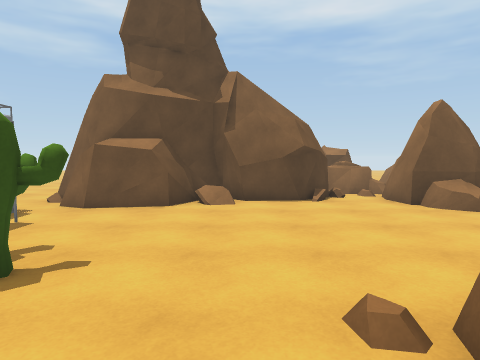
View 1 (above)

24 first-person views from a walk through a scene from a Unity 3-D project. The camera is 1.5 m above the floor, tilts 4° down and sees 75° across. The floor is counted in squares, 1 m on a side. Each view is taken from the middle of a square. On the plan, view 1 faces up. The plan holds only what a view shows up to about 15 squares ahead; the rest is blank. The place goes on beyond the plan. The player character is not drawn.

View 2
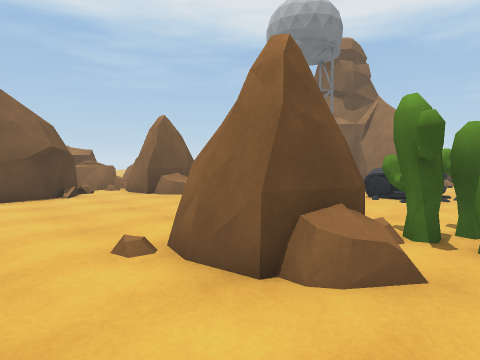

View 3
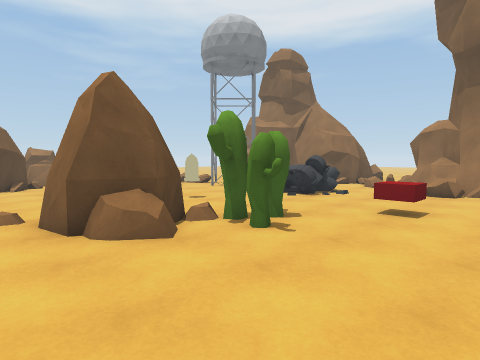

View 4
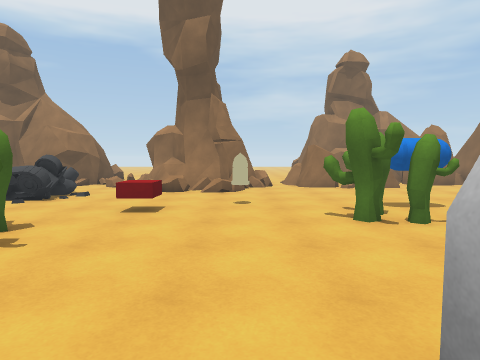

View 5
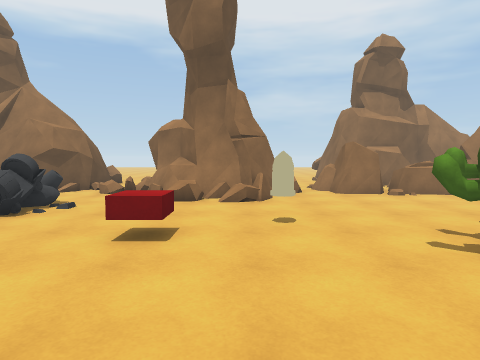

View 6
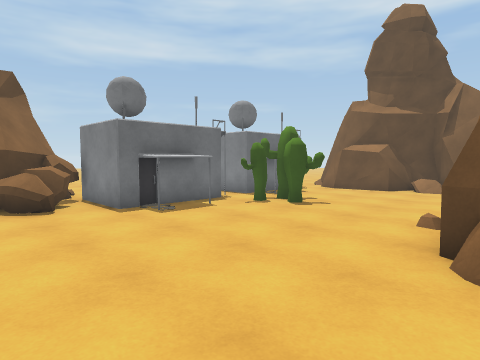

View 7
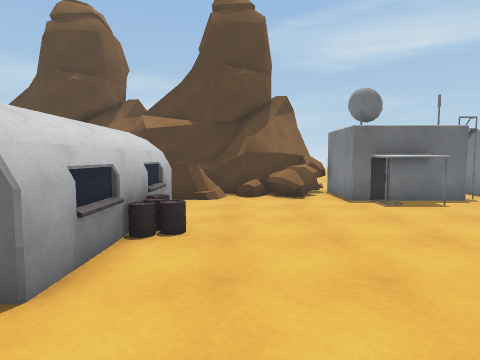

View 8
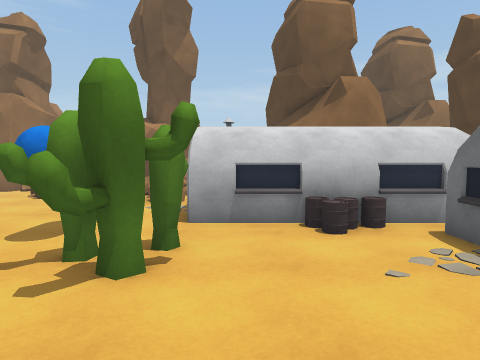

View 9
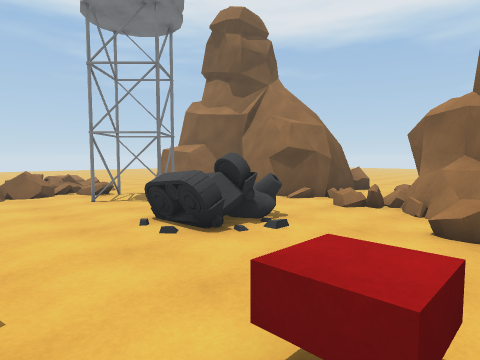

View 10
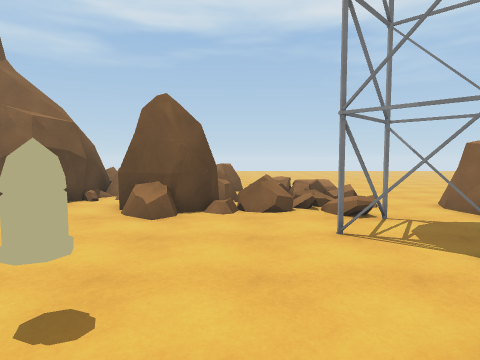

View 11
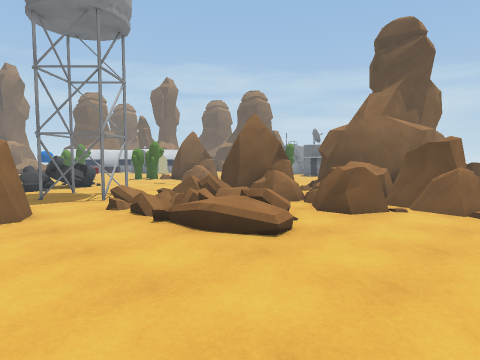

View 12
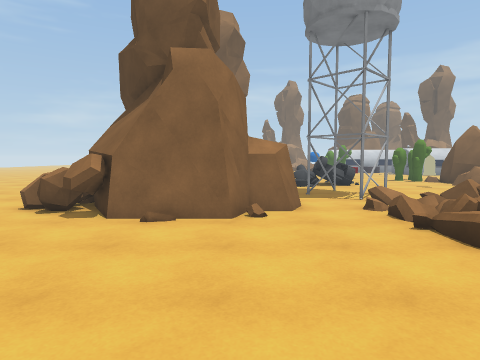

View 13
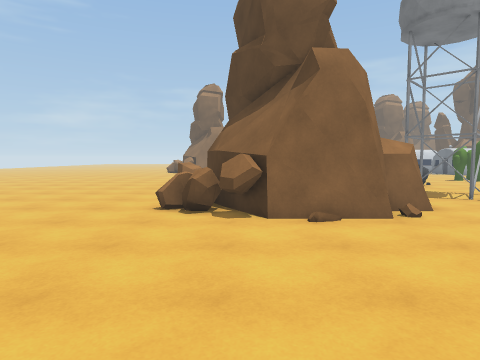

View 14
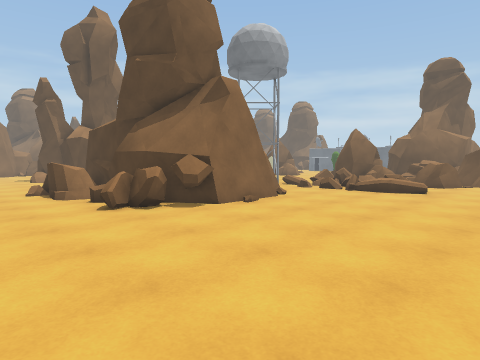

View 15
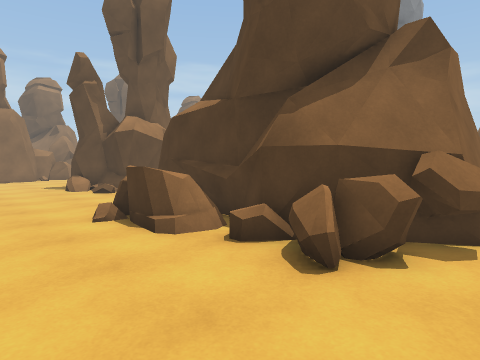

View 16
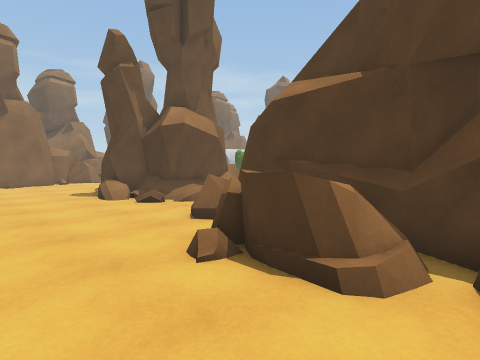

View 17
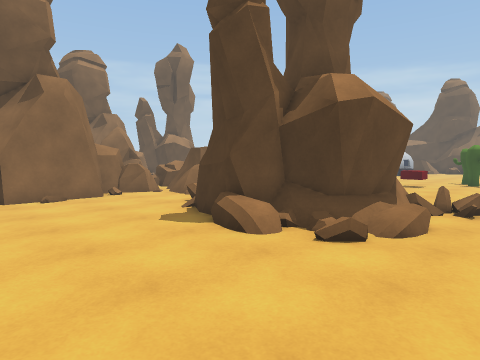

View 18
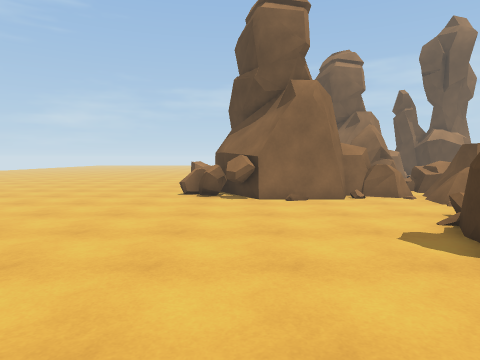

View 19
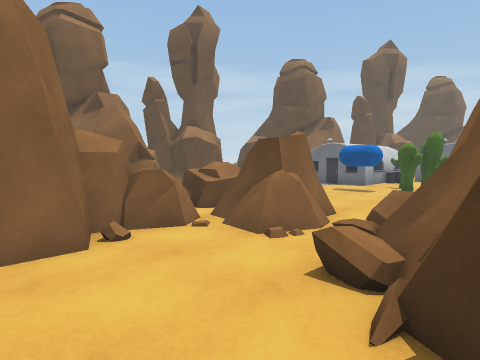

View 20
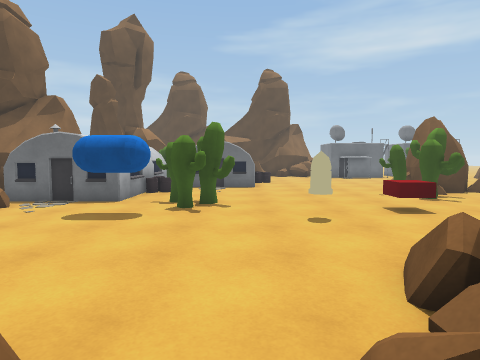

View 21
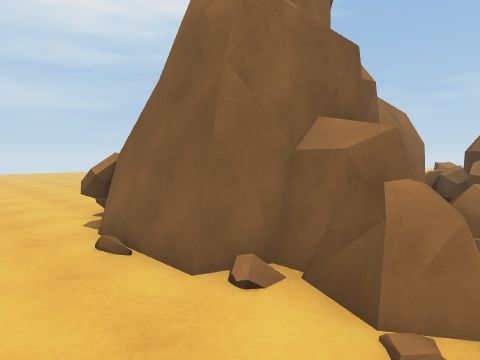

View 22
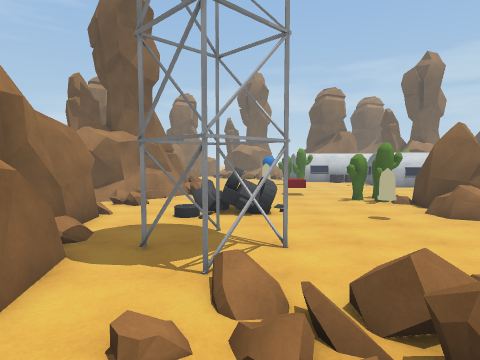

View 23
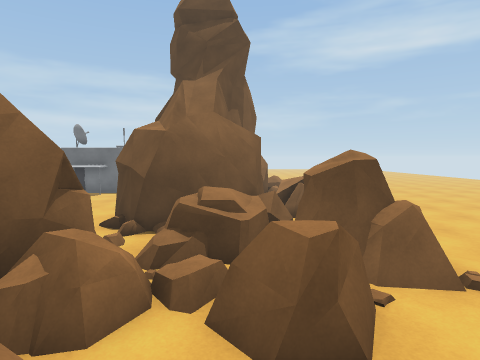

View 24
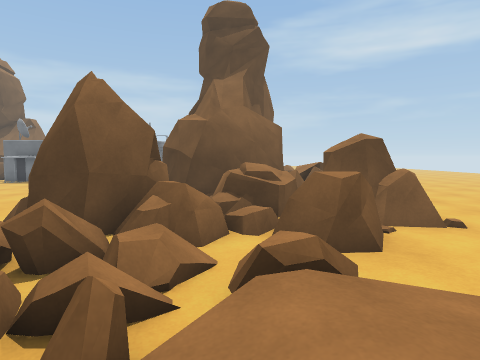

### Floor plan
Key: @ floor where view 1 was taken; # wall or solid block; x gap in a wall; . main floor; : floor 0.25 m higher than the main floor; + floor 0.5 m higher than the main floor; / step, stairs or slope; = window, fence, low wall or low ledge; ^ raised ledge; R rock; B building; C cactus; T tank; E red block; L blue capsule; O other object.
Columns run from 10 left of view 1 to 27 right of it. Each row starts with its distance up from view 1.
 20                 ..     ..  .   . ..  .
 19                 R...................
 18           ^    RRR...................
 17          ^^#  RRRRR...................
 16        ######=RRRRRR..+...............
 15             ##RRR RR/R+/.............
 14  ..          #RRR R.////.............
 13  ..          #/RRRRR+:R/..............
 12   .=#   ######//RRRRR../...####^#.....
 11   ..## ######/..R R.R/.:..##  ###=....
 10    ..####.......RRRRR//...#    ##=....
  9     ............RO....##..#    ##O....
  8     B.................##..##   ###....
  7     BB...............####./##  ##^=...
  6    BB ................##../##  ##^....
  5   BBBBC....................#   ###=...
  4    ..CCC......RR.O.........#   ##=...
  3     #CC......RRR.....TTTO..#####^....
  2    B#B......RRR......TTTT...###.=.....
  1     BB......R#RR.....TTT...=.........
  0    BBB....@.RRRCCC........==..O/.....
 -1 =####..........CCC.........=####/.....
 -2 ###............C..........^#####/.....
 -3  ##=...............E....=x##  ###.....
 -4   #......................=#    ##.....
 -5   #.....................O=#    ##.....
 -6  ##= ....B..........O....=######......
 -7  ##^=BBBBBBBB.............=====.......
 -8  ##  BBBBBBBB.....C...................
 -9        BBBB B....CCC.......RRR........
-10             B....CCC......RRRR....=...
-11             B.B..C.LL.....RRRRRR#####=
-12            BBBBBBB.LL.....RRRRR##   ##
-13            BBBBBBB........RRR:##     #
-14           BBBBBBBB......    RRR#     #
-15                 BB.R  ..     RR#

Where each view was taken, in squares from view 1:
view 1: 0 up, 0 right, facing up
view 2: 2 down, 1 left, facing up-right
view 3: 6 down, 0 right, facing up-right
view 4: 6 down, 0 right, facing right
view 5: 5 down, 3 right, facing right
view 6: 5 down, 3 right, facing up-left
view 7: 5 down, 5 right, facing left
view 8: 5 down, 6 right, facing down
view 9: 4 down, 7 right, facing up-right
view 10: 1 up, 9 right, facing up
view 11: 20 up, 17 right, facing down-left
view 12: 20 up, 17 right, facing down
view 13: 20 up, 21 right, facing down
view 14: 20 up, 27 right, facing down-left
view 15: 13 up, 27 right, facing down-left
view 16: 9 up, 27 right, facing down-left
view 17: 2 up, 27 right, facing down-left
view 18: 1 up, 26 right, facing down
view 19: 5 down, 24 right, facing down-left
view 20: 8 down, 18 right, facing left
view 21: 8 down, 19 right, facing down-right
view 22: 14 up, 12 right, facing down
view 23: 15 up, 12 right, facing left
view 24: 14 up, 14 right, facing left
